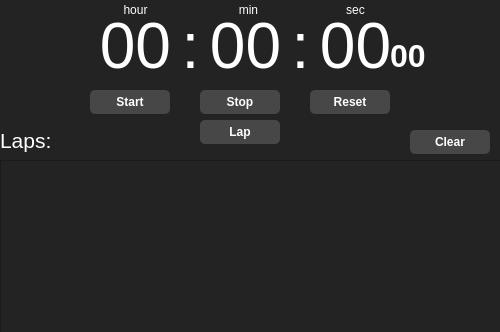
<?xml version="1.0" encoding="UTF-8"?>
<ui version="4.0">
 <class>MainWindow</class>
 <widget class="QMainWindow" name="MainWindow">
  <property name="geometry">
   <rect>
    <x>0</x>
    <y>0</y>
    <width>500</width>
    <height>332</height>
   </rect>
  </property>
  <property name="sizePolicy">
   <sizepolicy hsizetype="Fixed" vsizetype="Fixed">
    <horstretch>0</horstretch>
    <verstretch>0</verstretch>
   </sizepolicy>
  </property>
  <property name="minimumSize">
   <size>
    <width>500</width>
    <height>332</height>
   </size>
  </property>
  <property name="maximumSize">
   <size>
    <width>500</width>
    <height>332</height>
   </size>
  </property>
  <property name="windowTitle">
   <string>Stopwatch</string>
  </property>
  <property name="windowOpacity">
   <double>1.000000000000000</double>
  </property>
  <property name="styleSheet">
   <string notr="true">QMainWindow {
	background-color: rgb(35, 35, 35);

}</string>
  </property>
  <widget class="QWidget" name="centralwidget">
   <widget class="QPushButton" name="pushButton">
    <property name="geometry">
     <rect>
      <x>90</x>
      <y>90</y>
      <width>80</width>
      <height>24</height>
     </rect>
    </property>
    <property name="font">
     <font>
      <bold>true</bold>
     </font>
    </property>
    <property name="styleSheet">
     <string notr="true">QPushButton {
background-color: rgb(71, 71, 71);
color: rgb(255, 255, 255);
border-radius: 5px;
}
QPushButton:hover{
	background-color: rgb(99, 99, 99);
}

QPushButton:pressed {
	background-color: rgba(58, 58, 58, 33);
}</string>
    </property>
    <property name="text">
     <string>Start</string>
    </property>
    <property name="flat">
     <bool>false</bool>
    </property>
   </widget>
   <widget class="QPushButton" name="pushButton_2">
    <property name="geometry">
     <rect>
      <x>200</x>
      <y>90</y>
      <width>80</width>
      <height>24</height>
     </rect>
    </property>
    <property name="font">
     <font>
      <bold>true</bold>
     </font>
    </property>
    <property name="styleSheet">
     <string notr="true">QPushButton {
background-color: rgb(71, 71, 71);
color: rgb(255, 255, 255);
border-radius: 5px;
}
QPushButton:hover{
	background-color: rgb(99, 99, 99);
}

QPushButton:pressed {
	background-color: rgba(58, 58, 58, 33);
}</string>
    </property>
    <property name="text">
     <string>Stop</string>
    </property>
    <property name="flat">
     <bool>false</bool>
    </property>
   </widget>
   <widget class="QPushButton" name="pushButton_3">
    <property name="geometry">
     <rect>
      <x>310</x>
      <y>90</y>
      <width>80</width>
      <height>24</height>
     </rect>
    </property>
    <property name="font">
     <font>
      <bold>true</bold>
     </font>
    </property>
    <property name="styleSheet">
     <string notr="true">QPushButton {
background-color: rgb(71, 71, 71);
color: rgb(255, 255, 255);
border-radius: 5px;
}
QPushButton:hover{
	background-color: rgb(99, 99, 99);
}

QPushButton:pressed {
	background-color: rgba(58, 58, 58, 33);
}</string>
    </property>
    <property name="text">
     <string>Reset</string>
    </property>
    <property name="flat">
     <bool>false</bool>
    </property>
   </widget>
   <widget class="QLabel" name="label">
    <property name="geometry">
     <rect>
      <x>30</x>
      <y>10</y>
      <width>141</width>
      <height>71</height>
     </rect>
    </property>
    <property name="font">
     <font>
      <pointsize>48</pointsize>
     </font>
    </property>
    <property name="styleSheet">
     <string notr="true">color: rgb(255, 255, 255);</string>
    </property>
    <property name="text">
     <string>00</string>
    </property>
    <property name="alignment">
     <set>Qt::AlignRight|Qt::AlignTrailing|Qt::AlignVCenter</set>
    </property>
   </widget>
   <widget class="QLabel" name="label_2">
    <property name="geometry">
     <rect>
      <x>210</x>
      <y>10</y>
      <width>71</width>
      <height>71</height>
     </rect>
    </property>
    <property name="font">
     <font>
      <pointsize>48</pointsize>
     </font>
    </property>
    <property name="styleSheet">
     <string notr="true">color: rgb(255, 255, 255);</string>
    </property>
    <property name="text">
     <string>00</string>
    </property>
    <property name="alignment">
     <set>Qt::AlignCenter</set>
    </property>
   </widget>
   <widget class="QLabel" name="label_3">
    <property name="geometry">
     <rect>
      <x>320</x>
      <y>0</y>
      <width>71</width>
      <height>91</height>
     </rect>
    </property>
    <property name="font">
     <font>
      <pointsize>48</pointsize>
     </font>
    </property>
    <property name="styleSheet">
     <string notr="true">color: rgb(255, 255, 255);</string>
    </property>
    <property name="text">
     <string>00</string>
    </property>
    <property name="alignment">
     <set>Qt::AlignCenter</set>
    </property>
   </widget>
   <widget class="QLabel" name="label_4">
    <property name="geometry">
     <rect>
      <x>170</x>
      <y>0</y>
      <width>41</width>
      <height>91</height>
     </rect>
    </property>
    <property name="font">
     <font>
      <pointsize>48</pointsize>
      <bold>false</bold>
     </font>
    </property>
    <property name="styleSheet">
     <string notr="true">color: rgb(255, 255, 255);</string>
    </property>
    <property name="text">
     <string>:</string>
    </property>
    <property name="alignment">
     <set>Qt::AlignCenter</set>
    </property>
   </widget>
   <widget class="QLabel" name="label_5">
    <property name="geometry">
     <rect>
      <x>280</x>
      <y>0</y>
      <width>41</width>
      <height>91</height>
     </rect>
    </property>
    <property name="font">
     <font>
      <pointsize>48</pointsize>
      <bold>false</bold>
     </font>
    </property>
    <property name="styleSheet">
     <string notr="true">color: rgb(255, 255, 255);</string>
    </property>
    <property name="text">
     <string>:</string>
    </property>
    <property name="alignment">
     <set>Qt::AlignCenter</set>
    </property>
   </widget>
   <widget class="QLabel" name="label_6">
    <property name="geometry">
     <rect>
      <x>0</x>
      <y>120</y>
      <width>71</width>
      <height>41</height>
     </rect>
    </property>
    <property name="font">
     <font>
      <pointsize>16</pointsize>
     </font>
    </property>
    <property name="styleSheet">
     <string notr="true">color: rgb(255, 255, 255);</string>
    </property>
    <property name="text">
     <string>Laps:</string>
    </property>
   </widget>
   <widget class="QPlainTextEdit" name="plainTextEdit">
    <property name="geometry">
     <rect>
      <x>0</x>
      <y>160</y>
      <width>501</width>
      <height>191</height>
     </rect>
    </property>
    <property name="styleSheet">
     <string notr="true">background-color: rgb(35, 35, 35);
color: rgb(255, 255, 255);</string>
    </property>
   </widget>
   <widget class="QPushButton" name="pushButton_4">
    <property name="geometry">
     <rect>
      <x>200</x>
      <y>120</y>
      <width>80</width>
      <height>24</height>
     </rect>
    </property>
    <property name="font">
     <font>
      <bold>true</bold>
     </font>
    </property>
    <property name="styleSheet">
     <string notr="true">QPushButton {
background-color: rgb(71, 71, 71);
color: rgb(255, 255, 255);
border-radius: 5px;
}
QPushButton:hover{
	background-color: rgb(99, 99, 99);
}

QPushButton:pressed {
	background-color: rgba(58, 58, 58, 33);
}</string>
    </property>
    <property name="text">
     <string>Lap</string>
    </property>
    <property name="flat">
     <bool>false</bool>
    </property>
   </widget>
   <widget class="QPushButton" name="pushButton_5">
    <property name="geometry">
     <rect>
      <x>410</x>
      <y>130</y>
      <width>80</width>
      <height>24</height>
     </rect>
    </property>
    <property name="font">
     <font>
      <bold>true</bold>
     </font>
    </property>
    <property name="styleSheet">
     <string notr="true">QPushButton {
background-color: rgb(71, 71, 71);
color: rgb(255, 255, 255);
border-radius: 5px;
}
QPushButton:hover{
	background-color: rgb(99, 99, 99);
}

QPushButton:pressed {
	background-color: rgba(58, 58, 58, 33);
}</string>
    </property>
    <property name="text">
     <string>Clear</string>
    </property>
    <property name="flat">
     <bool>false</bool>
    </property>
   </widget>
   <widget class="QLabel" name="label_7">
    <property name="geometry">
     <rect>
      <x>390</x>
      <y>40</y>
      <width>49</width>
      <height>31</height>
     </rect>
    </property>
    <property name="font">
     <font>
      <pointsize>24</pointsize>
      <bold>true</bold>
     </font>
    </property>
    <property name="styleSheet">
     <string notr="true">color: rgb(255, 255, 255);</string>
    </property>
    <property name="text">
     <string>00</string>
    </property>
   </widget>
   <widget class="QLabel" name="label_8">
    <property name="geometry">
     <rect>
      <x>110</x>
      <y>0</y>
      <width>51</width>
      <height>20</height>
     </rect>
    </property>
    <property name="styleSheet">
     <string notr="true">color: rgb(255, 255, 255);</string>
    </property>
    <property name="text">
     <string>hour</string>
    </property>
    <property name="alignment">
     <set>Qt::AlignCenter</set>
    </property>
   </widget>
   <widget class="QLabel" name="label_9">
    <property name="geometry">
     <rect>
      <x>208</x>
      <y>0</y>
      <width>81</width>
      <height>20</height>
     </rect>
    </property>
    <property name="styleSheet">
     <string notr="true">color: rgb(255, 255, 255);</string>
    </property>
    <property name="text">
     <string>min</string>
    </property>
    <property name="alignment">
     <set>Qt::AlignCenter</set>
    </property>
   </widget>
   <widget class="QLabel" name="label_10">
    <property name="geometry">
     <rect>
      <x>310</x>
      <y>0</y>
      <width>91</width>
      <height>20</height>
     </rect>
    </property>
    <property name="styleSheet">
     <string notr="true">color: rgb(255, 255, 255);</string>
    </property>
    <property name="text">
     <string>sec</string>
    </property>
    <property name="alignment">
     <set>Qt::AlignCenter</set>
    </property>
   </widget>
  </widget>
  <widget class="QMenuBar" name="menubar">
   <property name="geometry">
    <rect>
     <x>0</x>
     <y>0</y>
     <width>500</width>
     <height>21</height>
    </rect>
   </property>
  </widget>
 </widget>
 <resources/>
 <connections/>
</ui>
